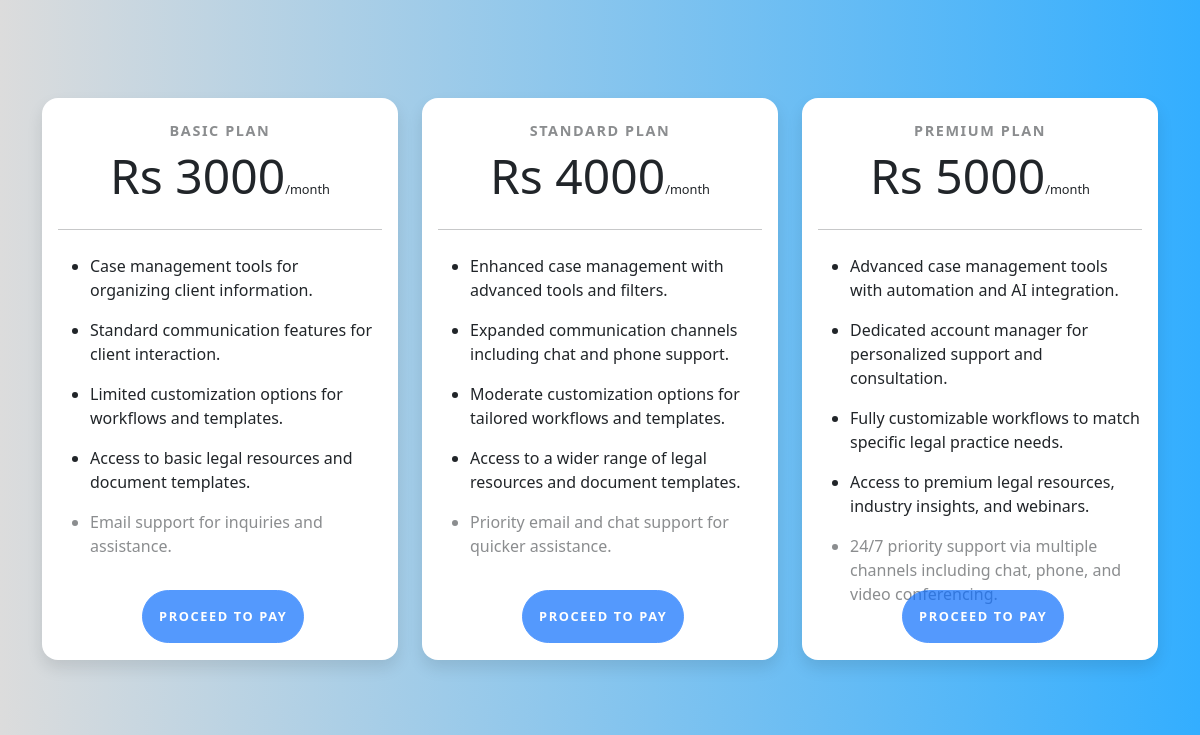
The page /clientapp/transfer (signed in) on the database its author committed.
### clientapp/models.py (models this page shows)
class plan(models.Model):
    name=models.CharField(max_length=20)
    price=models.IntegerField()
    d1=models.CharField(max_length=30)
    d2 = models.CharField(max_length=30)
    d3 = models.CharField(max_length=30)
    d4 = models.CharField(max_length=30)
    d5 = models.CharField(max_length=30)

### clientapp/views.py (the view)
# urls.py: path('/transfer',views.transfer),
def transfer(request):
    client_name = request.session.get('cname')
    name = signup.objects.get(name=client_name)
    data=plan.objects.all()
    lawyername = name.lawyer
    if request.POST:
        request.session['id']=request.POST['plan_id']
        return redirect('/clientapp/payment_process')
    return render(request,'client/transfer.html',{'data':data,'lawyername':lawyername})

### templates/client/transfer.html (shortened to what this page needs)
<!DOCTYPE html>
<html lang="en">
<head>
    <link rel="stylesheet" href="https://stackpath.bootstrapcdn.com/bootstrap/4.5.2/css/bootstrap.min.css">
    <link rel="stylesheet" href="https://unpkg.com/bootstrap@5.3.2/dist/css/bootstrap.min.css" />
    <link rel="stylesheet" href="https://unpkg.com/bs-brain@2.0.3/components/pricings/pricing-2/assets/css/pricing-2.css" />
</head>
<body>
<section class="pricing py-5">
  <div class="container">
    <div class="row">
        {% for i in data %}
      <div class="col-lg-4">
        <div class="card mb-5 mb-lg-0" style="height: 100.1%;">
          <div class="card-body">
            <h5 class="card-title text-muted text-uppercase text-center">{{i.name}}</h5>
            <h6 class="card-price text-center">Rs {{i.price}}<span class="period">/month</span></h6>
            <hr>
            <ul class="fa-ul" style="height: 320px;">
              <li><span class="fa-li"></span>{{i.d1}}</li>
              <li><span class="fa-li"></span>{{i.d2}}</li>
              <li><span class="fa-li"></span>{{i.d3}}</li>
              <li><span class="fa-li"></span>{{i.d4}}</li>
              <li class="text-muted"><span class="fa-li"></span>{{i.d5}}</li>
            </ul>
            <div class="d-grid">
                <form method="post" style="margin-left: 84px;">
                <input type="submit" class="btn btn-primary text-uppercase" value="Proceed to Pay"/>
            </form>
            </div>
          </div>
        </div>
      </div>
 {% endfor %}
    </div>
  </div>
</section>
</body>
</html>

### templates/client/transfer.html (style rules this page uses)
body { background: linear-gradient(to right, #dcdcdc, #33AEFF); }
.container { margin-top: 50px; }
section.pricing { background: linear-gradient(to right, #dcdcdc, #33AEFF); }
.pricing .card { border: none; border-radius: 1rem; transition: all 0.2s; box-shadow: 0 0.5rem 1rem 0 rgba(0, 0, 0, 0.1); }
.pricing hr { margin: 1.5rem 0; }
.pricing .card-title { margin: 0.5rem 0; font-size: 0.9rem; letter-spacing: .1rem; font-weight: bold; }
.pricing .card-price { font-size: 3rem; margin: 0; }
.pricing .card-price .period { font-size: 0.8rem; }
.pricing ul li { margin-bottom: 1rem; }
.pricing .text-muted { opacity: 0.7; }
.pricing .btn { font-size: 80%; border-radius: 5rem; letter-spacing: .1rem; font-weight: bold; padding: 1rem; opacity: 0.7; transition: all 0.2s; }

### rows shown on the page
plan: name "BASIC PLAN", price "3000", d1 "Case management tools for organizing client information.", d2 "Standard communication features for client interaction.", d3 "Limited customization options for workflows and templates.", d4 "Access to basic legal resources and document templates.", d5 "Email support for inquiries and assistance."
plan: name "STANDARD PLAN", price "4000", d1 "Enhanced case management with advanced tools and filters.", d2 "Expanded communication channels including chat and phone support.", d3 "Moderate customization options for tailored workflows and templates.", d4 "Access to a wider range of legal resources and document templates.", d5 "Priority email and chat support for quicker assistance."
plan: name "PREMIUM PLAN", price "5000", d1 "Advanced case management tools with automation and AI integration.", d2 "Dedicated account manager for personalized support and consultation.", d3 "Fully customizable workflows to match specific legal practice needs.", d4 "Access to premium legal resources, industry insights, and webinars.", d5 "24/7 priority support via multiple channels including chat, phone, and video…"
